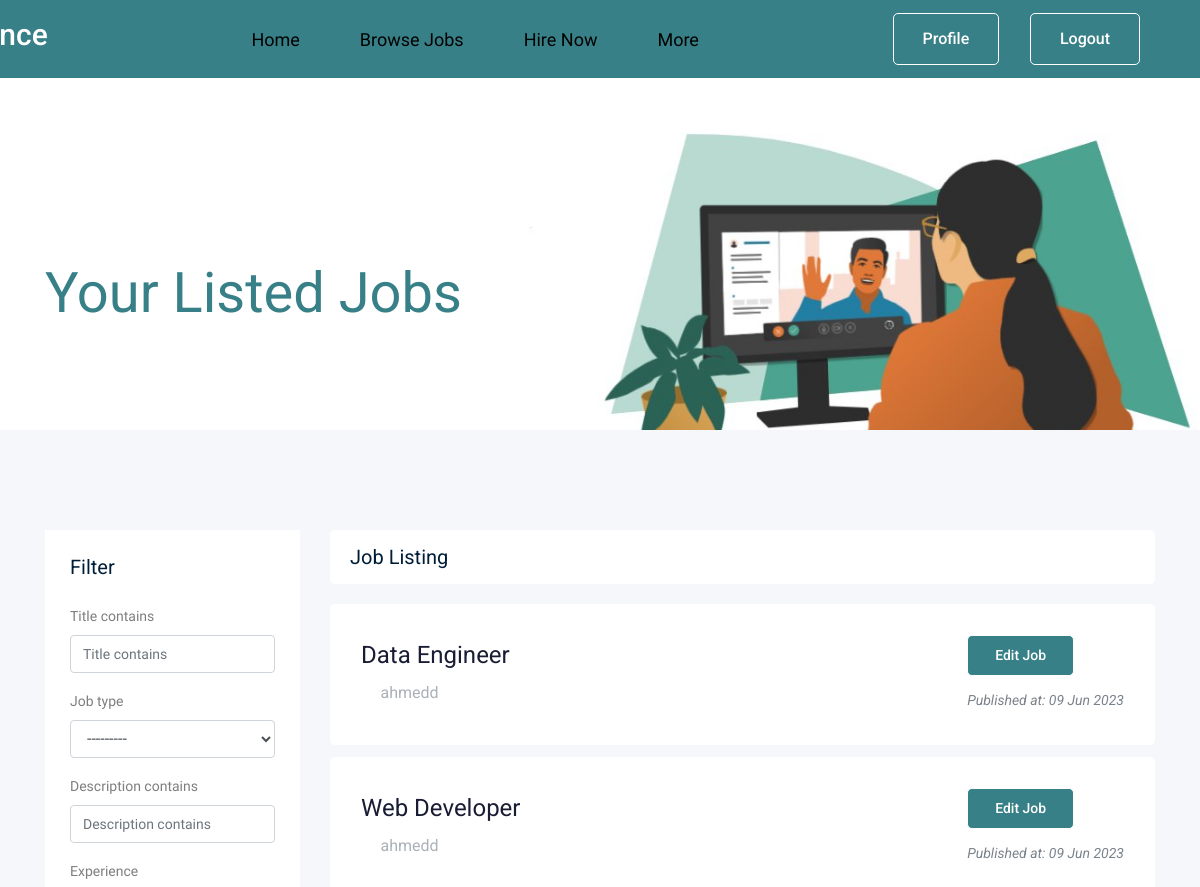
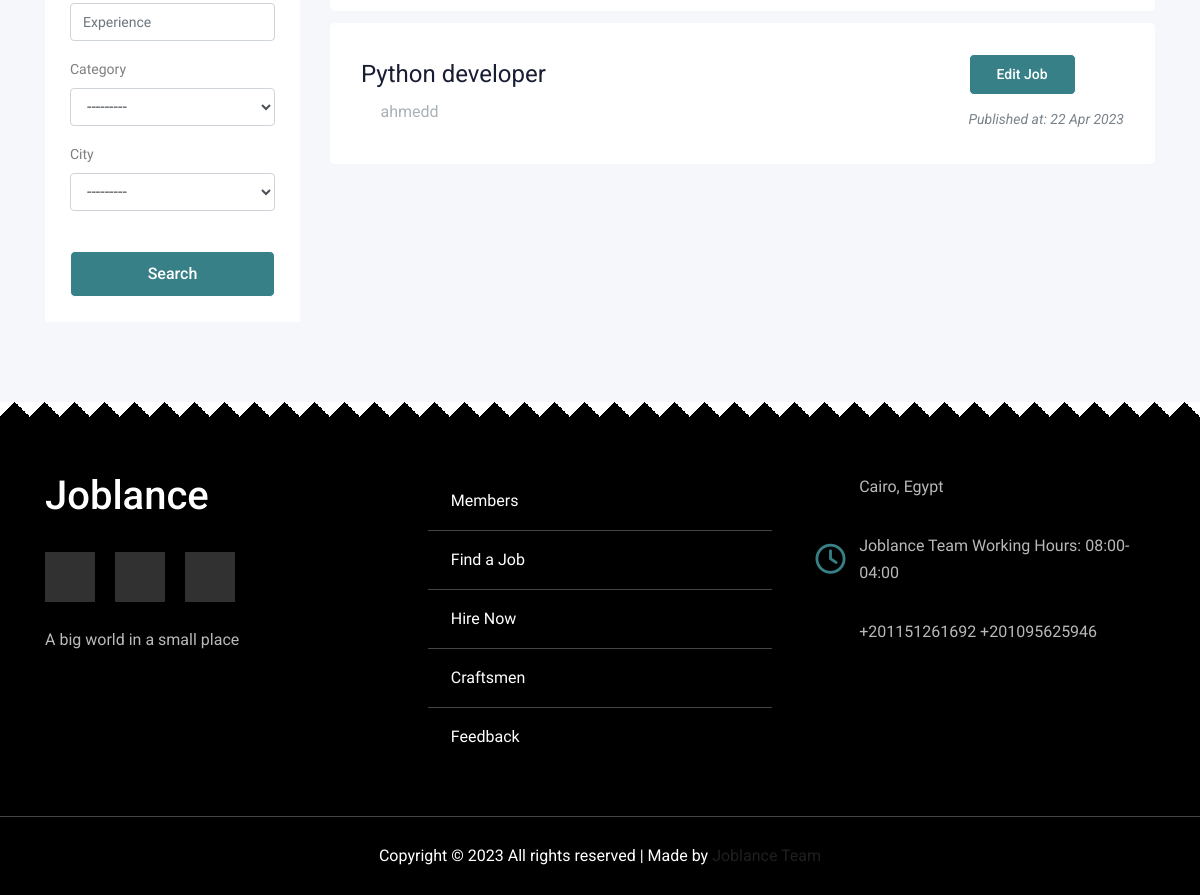
The page /jobs/your_jobs (signed in) on the database its author committed (2 pictures, top to bottom).
### job/models.py (models this page shows, shortened)
class Job(models.Model):
    owner = models.ForeignKey(
        User, related_name='job_owner', on_delete=models.CASCADE)
    title = models.CharField(max_length=100)
    job_type = models.CharField(max_length=15, choices=JOB_TYPE)
    description = models.TextField(max_length=10000)
    published_at = models.DateTimeField(auto_now=True)
    vacancy = models.IntegerField(default=1)
    salary = models.IntegerField(default=0)
    experience = models.IntegerField(default=0)
    category = models.ForeignKey('Category', on_delete=models.CASCADE)
    country = models.CharField(max_length=15, choices=CURRENT_COUNTRY)
    city = models.CharField(max_length=15, choices=CURRENT_CITY)
    slug = models.SlugField(blank=True, null=True)
    class Meta:
        ordering = ['-id']

class Apply(models.Model):
    job = models.ForeignKey(
        Job, related_name='apply_job', on_delete=models.CASCADE)
    name = models.CharField(max_length=50)
    applicant = models.ForeignKey(Applicant, on_delete=models.CASCADE)
    email = models.EmailField(max_length=100)
    webiste = models.URLField(blank=True)
    cv = models.FileField(upload_to='apply/')
    cover_letter = models.TextField(max_length=500)
    created_at = models.DateTimeField(auto_now=True)

class Applicant(models.Model):
    user = models.OneToOneField(User, on_delete=models.CASCADE)

### job/views.py (the view)
# urls.py: path('your_jobs', views.your_jobs, name='your_jobs'),
@login_required()
def your_jobs(request):
    others = get_profiles()
    jobs_list = Job.objects.filter(owner=request.user)
    applications = Apply.objects.filter(
        job__in=jobs_list).select_related('applicant')
    myfilter = JobFilter(request.GET, queryset=jobs_list)
    jobs_list = myfilter.qs
    paginator = Paginator(jobs_list, 5)  # Show 5 contacts per page.
    page_number = request.GET.get('page')
    page_obj = paginator.get_page(page_number)
    paginator_profiles = Paginator(others, 12)
    page_number_profiles = request.GET.get('page')
    page_obj_profiles = paginator_profiles.get_page(page_number_profiles)
    context = {'jobs': page_obj,
               'forcount': jobs_list,
               'myfilter': myfilter,
               'applications': applications,
               'users': page_obj_profiles,
               }
    return render(request, 'job/your_jobs.html', context)

### job/models.py (called while the page is built)
    def __str__(self):
        return self.name

### job/views.py (called while the page is built)
def get_profiles():
    return Profile.objects.all().annotate(
        average_quality=Avg('rate__RAtingQuality')
    ).order_by('-average_quality', '-id')

### job/templates/job/your_jobs.html (shortened to what this page needs)
{% load static %}
{% load bootstrap4 %}
<!doctype html>
<html class="no-js" lang="zxx">
<head>
    <link rel="stylesheet" href="{% static 'css/bootstrap.min.css'%}">
    <link rel="stylesheet" href="{% static 'css/owl.carousel.min.css'%}">
    <link rel="stylesheet" href="{% static 'css/magnific-popup.css'%}">
    <link rel="stylesheet" href="{% static 'css/font-awesome.min.css'%}">
    <link rel="stylesheet" href="{% static 'css/themify-icons.css'%}">
    <link rel="stylesheet" href="{% static 'css/nice-select.css'%}">
    <link rel="stylesheet" href="{% static 'css/flaticon.css'%}">
    <link rel="stylesheet" href="{% static 'css/jquery-ui.css'%}">
    <link rel="stylesheet" href="{% static 'css/gijgo.css'%}">
    <link rel="stylesheet" href="{% static 'css/animate.min.css'%}">
    <link rel="stylesheet" href="{% static 'css/slicknav.css'%}">
    <link rel="stylesheet" href="{% static 'css/adel_search.css'%}">
    <link rel="stylesheet" href="{% static 'css/style.css'%}">
    <link rel="stylesheet" href="{% static 'css/normalize.css' %}">
    <link rel="stylesheet" href="{% static 'css/morsy.css' %}">
    <link rel="stylesheet" href="{% static 'css/morsy.min.css' %}">
</head>
<body>
    <Header>
        <div class="container">
            <a href="{% url 'pages:index' %}" class="logo">
                <h2 style="color: #fff;">Joblance</h2>
            </a>
            <ul class="links">
                <li><a href="{% url 'pages:home' %}">Home</a></li>
                <li><a href="{% url 'jobs:job_list' %}">Browse Jobs</a></li>
                <li><a href="{% url 'profiles:others' %}">Hire Now</a></li>
                <li>
                    <a href="#" class="io">More</a>
                </li>
            </ul>
            <div class="col-xl-3 col-lg-3 d-none d-lg-block">
                <div class="Appointment">
                    {% if request.user.is_authenticated %}
                    <div class="d-none d-lg-block">
                        <a class="boxed-btn3" href="{% url 'registration:logout' %}" style="float: right;">Logout</a>
                    </div>
                    <div class="d-none d-lg-block">
                        <a href="{% url 'profiles:profile' %}" class="boxed-btn3">Profile</a>
                    </div>
                    {% else %}
                    <div class="d-none d-lg-block">
                        <a class="boxed-btn3" href="{% url 'registration:signin' %}" style="float: right;">Login</a>
                    </div>
                    {% endif %}
                </div>
            </div>
        </div>
    </Header>
    <main>
        <div class="bradcam_area bradcam_bg_1">
            <div class="container">
                <div class="row">
                    <div class="col-xl-12">
                        <div class="bradcam_text">
                            <h3>Your listed jobs</h3>
                        </div>
                    </div>
                </div>
            </div>
        </div>
        <div class="job_listing_area plus_padding">
            <div class="container">
                <div class="row">
                    <div class="col-lg-3">
                        <div class="job_filter white-bg">
                            <div class="form_inner white-bg">
                                <h3>Filter</h3>
                                <form method="GET">
                                    {% bootstrap_form myfilter.form %}
                                    <input type="submit" value="Search" class="boxed-btn3 w-100 mt-4">
                                </form>
                            </div>
                        </div>
                    </div>
                    <div class="col-lg-9">
                        <div class="recent_joblist_wrap">
                            <div class="recent_joblist white-bg ">
                                <div class="row align-items-center">
                                    <div class="col-md-6">
                                        <h4>Job Listing</h4>
                                    </div>
                                    <div class="col-md-6">
                                    </div>
                                </div>
                            </div>
                        </div>
                        <div class="job_lists m-0">
                            <div class="row">
                                {% for job in jobs %}
                                <div class="col-lg-12 col-md-12">
                                    <div class="single_jobs white-bg d-flex justify-content-between">
                                        <div class="jobs_left d-flex align-items-center">
                                            <div class="jobs_conetent">
                                                <a href="{% url 'jobs:edit_job' job.id %}">
                                                    <h4>{{job.title}}</h4>
                                                </a>
                                                <div class="links_locat d-flex align-items-center">
                                                    {% for application in applications %}
                                                    {% if application.job == job %}
                                                    {% if forloop.counter < 6 %} <div class="location">
                                                        <a
                                                            href="{% url 'profiles:other' application.applicant.user.id %}">
                                                            <p> <i
                                                                    class="fa-solid fa-pen-nib"></i>{{application.applicant.user}}
                                                            </p>
                                                        </a>
                                                </div>
                                                {% endif %}
                                                {% endif %}
                                                {% endfor %}
                                            </div>
                                        </div>
                                    </div>
                                    <div class="jobs_right">
                                        <div class="apply_now">
                                            <a href="{% url 'jobs:edit_job' job.id %}" class="boxed-btn3">Edit
                                                job</a>
                                        </div>
                                        <div class="date">
                                            <p>Published at: {{job.published_at|date:'d M o'}}</p>
                                        </div>
                                    </div>
                                </div>
                            </div>
                            {% empty %}
                            <p>You have no jobs.</p>
                            {% endfor %}
                        </div>
                    </div>
                </div>
            </div>
        </div>
        </div>
    </main>
    <footer>
        <div class="container">
            <div class="box">
                <h3 style="color: #fff;">Joblance</h3>
                <br>
                <ul class="social">
                    <li>
                        <a href="#" class="facebook">
                            <i class="fab fa-facebook-f"></i>
                        </a>
                    </li>
                    <li>
                        <a href="#" class="twitter">
                            <i class="fab fa-twitter"></i>
                        </a>
                    </li>
                    <li>
                        <a href="#" class="youtube">
                            <i class="fab fa-youtube"></i>
                        </a>
                    </li>
                </ul>
                <br>
                <p class="text">
                    A big world in a small place
                </p>
            </div>
            <div class="box">
                <ul class="links">
                    <li>
                        <a href="{% url 'features:members' %}">Members</a>
                    </li>
                    <li>
                        <a href="{% url 'jobs:job_list' %}">Find a Job</a>
                    </li>
                    <li>
                        <a href="{% url 'profiles:others' %}">Hire Now</a>
                    </li>
                    <li>
                        <a href="{% url 'features:craftsmen' %}">Craftsmen</a>
                    </li>
                    <li>
                        <a href="{% url 'pages:feedback' %}">Feedback</a>
                    </li>
                </ul>
            </div>
            <div class="box">
                <div class="line">
                    <i class="fas fa-map-marker-alt fa-fw"></i>
                    <div class="info">
                        Cairo, Egypt
                    </div>
                </div>
                <div class="line">
                    <i class="far fa-clock fa-fw"></i>
                    <div class="info">
                        Joblance Team Working Hours: 08:00-04:00
                    </div>
                </div>
                <div class="line">
                    <i class="fas fa-phone-volume fa-fw"></i>
                    <div class="info">
                        +201151261692
                        +201095625946
                    </div>
                </div>
            </div>
        </div>
        <p class="copyright">Copyright &copy;
            <script>document.write(new Date().getFullYear());</script> All rights reserved | Made by <a
                href="{% url 'features:members' %}" target="_blank">Joblance Team</a>
        </p>
    </footer>
</body>
</html>

### static/css/adel_search.css (style rules this page uses)
body { background: #262433; }

### static/css/morsy.css (style rules this page uses)
:root { --main-color: #388087; --main-color-alt: #BADFE7; --main-transition: 0.3s ; --padding-top-section : 100px ; --padding-bottom-section: 100px; --section-background: #1fb38e; }
* { -webkit-box-sizing: border-box; -moz-box-sizing: border-box; box-sizing: border-box; }
html { scroll-behavior: smooth; }
body { font-family: 'Cairo', sans-serif; }
a { text-decoration: none; }
ul { list-style: none; list-style: none; margin: 0; padding: 0; }
.container { padding-left: 15px; padding-right: 15px; margin-left: auto; margin-right: auto; }
@media (min-width: 768px) { .container { width: 750px; } }
@media (min-width: 992px) { .container { width: 970px; } }
@media (min-width: 1200px) { .container { width: 1170px; } }
header { position: relative; box-shadow: 0 0 10px #2c8c6a; background-color: #388087; }
header .container { display: flex; justify-content: space-between; align-items: center; position: relative; }
header .links { display: flex; }
header .logo { margin: 0px 25px 0px -120px; color: var(--main-color); font-size: 26px; font-weight: bold; height: 78.4px; display: flex; justify-content: center; align-items: center; }
header .links > li > a { width: max-content; position: relative; color: black; font-size: 18px; display: flex; justify-content: center; align-items: center; padding: 0 30px; height: 78.4px; transition: var(--main-transition); -webkit-transition: var(--main-transition); -moz-transition: var(--main-transition); -ms-transition: var(--main-transition); -o-transition: var(--main-transition); overflow: hidden; }
header .links > li > a::before { content: ""; position: absolute; background-color: var(--main-color); width: 100%; height: 4px; top: 0; left: -100%; transition: var(--main-transition); -webkit-transition: var(--main-transition); -moz-transition: var(--main-transition); -ms-transition: var(--main-transition); -o-transition: var(--main-transition); }
.testimonials .box:hover .job , p { color: white; }
footer { background-color: black; padding: 70px 0 0; }
footer .container { display: grid; grid-template-columns: repeat(auto-fill, minmax(250px, 1fr)); gap: 40px; }
footer .box { color: white; }
footer .box h3 { font-size: 40px; }
footer .box .social { display: flex; gap: 20px; }
footer .box .social li a { background-color: #313131; display: flex; width: 50px; height: 50px; align-items: center; justify-content: center; color: white; transition: var(--main-transition); -webkit-transition: var(--main-transition); -moz-transition: var(--main-transition); -ms-transition: var(--main-transition); -o-transition: var(--main-transition); }
footer .box .text { color: #b9b9b9; list-style: 2; }
footer .box .links li { padding: 17px 0; transition: var(--main-transition); -webkit-transition: var(--main-transition); -moz-transition: var(--main-transition); -ms-transition: var(--main-transition); -o-transition: var(--main-transition); }
footer .box .links li:not(:last-child) { border-bottom: 1px solid #444; }
footer .box .links li a { color: white; position: relative; transition: var(--main-transition); -webkit-transition: var(--main-transition); -moz-transition: var(--main-transition); -ms-transition: var(--main-transition); -o-transition: var(--main-transition); }
footer .box .links li a::before { font-family: "Font Awesome 5 Free"; content: "\F101"; font-weight: 900; margin-right: 10px; color: var(--main-color) }
footer .box .line { display: flex; color: #b9b9b9; margin-bottom: 30px; align-items: center; }
footer .box .line i { margin-right: 10px; font-size: 30px; color: var(--main-color); }
footer .box .line .info { line-height: 1.7; flex: 1; }
footer .copyright { padding: 25px 0; text-align: center; margin: 50px 0 0; border-top: 1px solid #444; }

### rows shown on the page
Job: title "Data Engineer", published_at "09 Jun 2023"
Apply: applicant.user "ahmedd"
Job: title "Web Developer", published_at "09 Jun 2023"
Apply: applicant.user "ahmedd"
Job: title "Python developer", published_at "22 Apr 2023"
Apply: applicant.user "ahmedd"
